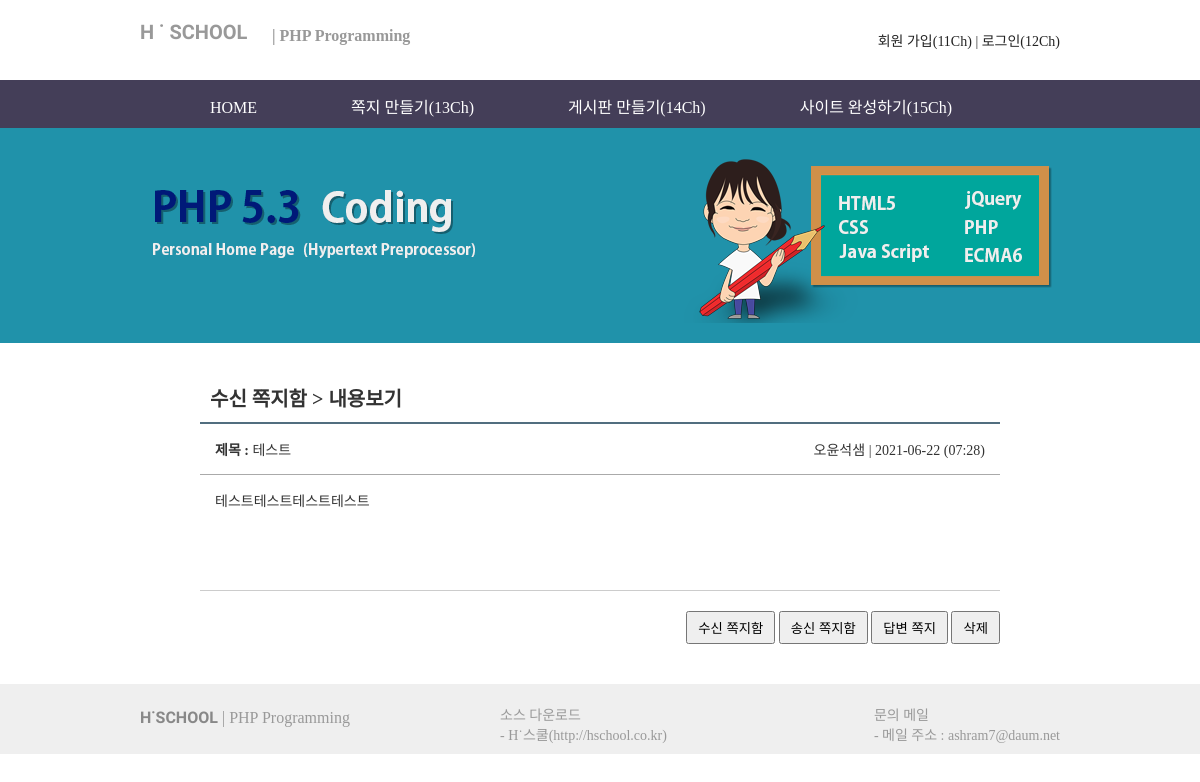
Page /message/message_view.php?num=1 on the committed database.
### tables this page shows
CREATE TABLE `message` (
  `num` int(11) NOT NULL,
  `send_id` char(20) NOT NULL,
  `rv_id` char(20) NOT NULL,
  `subject` char(200) NOT NULL,
  `content` text NOT NULL,
  `regist_day` char(20) DEFAULT NULL
);

CREATE TABLE `members` (
  `num` int(11) NOT NULL,
  `id` char(15) NOT NULL,
  `pass` char(15) NOT NULL,
  `name` char(10) NOT NULL,
  `email` char(80) DEFAULT NULL,
  `regist_day` char(20) DEFAULT NULL,
  `level` int(11) DEFAULT NULL,
  `point` int(11) DEFAULT NULL
);

### message/message_view.php (the view, shortened to what this page needs)
<!DOCTYPE html>
<html>
<head>
<link rel="stylesheet" type="text/css" href="../css/common.css">
<link rel="stylesheet" type="text/css" href="../css/message.css">
</head>
<body>
<header>
	<?php include "../include/header.php";?>
</header>
<section>
	<div id="main_img_bar">
    	<img src="../img/main_img.png">
    </div>
   	<div id="message_box">
	    <h3 class="title">
<?php
	$mode = $_GET["mode"];
	$num  = $_GET["num"];
	$con = mysqli_connect(DBhost, DBuser, DBpass, DBname);
	$sql = "select * from message where num=$num";
	$result = mysqli_query($con, $sql);
	$row = mysqli_fetch_array($result);
	$send_id    = $row["send_id"];
	$rv_id      = $row["rv_id"];
	$regist_day = $row["regist_day"];
	$subject    = $row["subject"];
	$content    = $row["content"];
	$content = str_replace(" ", "&nbsp;", $content);
	$content = str_replace("\n", "<br>", $content);
	if ($mode=="send")
		$result2 = mysqli_query($con, "select name from members where id='$rv_id'");
	else
		$result2 = mysqli_query($con, "select name from members where id='$send_id'");
	$record = mysqli_fetch_array($result2);
	$msg_name = $record["name"];
	if ($mode=="send")
		echo "송신 쪽지함 > 내용보기";
	else
		echo "수신 쪽지함 > 내용보기";
?>
		</h3>
		<ul id="view_content">
			<li>
				<span class="col1"><b>제목 :</b> <?=$subject?></span>
				<span class="col2"><?=$msg_name?> | <?=$regist_day?></span>
			</li>
			<li>
				<?=$content?>
			</li>
		</ul>
		<ul class="buttons">
			<li><button onclick="location.href='message_box.php?mode=rv'">수신 쪽지함</button></li>
			<li><button onclick="location.href='message_box.php?mode=send'">송신 쪽지함</button></li>
			<li><button onclick="location.href='message_response_form.php?num=<?=$num?>'">답변 쪽지</button></li>
			<li><button onclick="location.href='message_delete.php?num=<?=$num?>&mode=<?=$mode?>'">삭제</button></li>
		</ul>
	</div>
</section>
<footer>
	<?php include "../include/footer.php";?>
</footer>
</body>
</html>

### css/common.css (style rules this page uses)
* { padding: 0; margin: 0; }
body { font-family: "맑은 고딕", "돋움" sans-serif; font-size: 14px; color: #333333; }
img { border: 0; }
ul { list-style-type: none; }
#main_img_bar { height: 215px; text-align: center; background-color: #2092aa; }
#main_img_bar img { margin-top: 25px; }
footer { height: 70px; background-color: #efefef; }

### css/message.css (style rules this page uses)
#message_box { position: relative; width: 800px; margin: 0 auto; }
#message_box h3 { margin-top: 30px; padding: 10px; border-bottom: solid 2px #516e7f; font-size: 20px; }
#message_box .buttons { text-align: right; margin: 20px 0 40px 0; }
#message_box .buttons li { display: inline; }
#message_box .buttons button { padding: 5px 10px; cursor: pointer; }
#message_box { width: 800px; margin: 0 auto; }
#message_box .title { margin-top: 30px; padding: 10px; border-bottom: solid 2px #516e7f; font-size: 20px; }
#view_content li:nth-child(1) { padding: 15px; border-bottom: solid 1px #aaaaaa; }
#view_content .col2 { float: right; }
#view_content li:nth-child(2) { padding: 15px 15px 80px 15px; border-bottom: solid 1px #cccccc; }

### rows in the picture
message: subject "테스트", regist_day "2021-06-22 (07:28)", content "테스트테스트테스트테스트"
members: name "오윤석샘"
